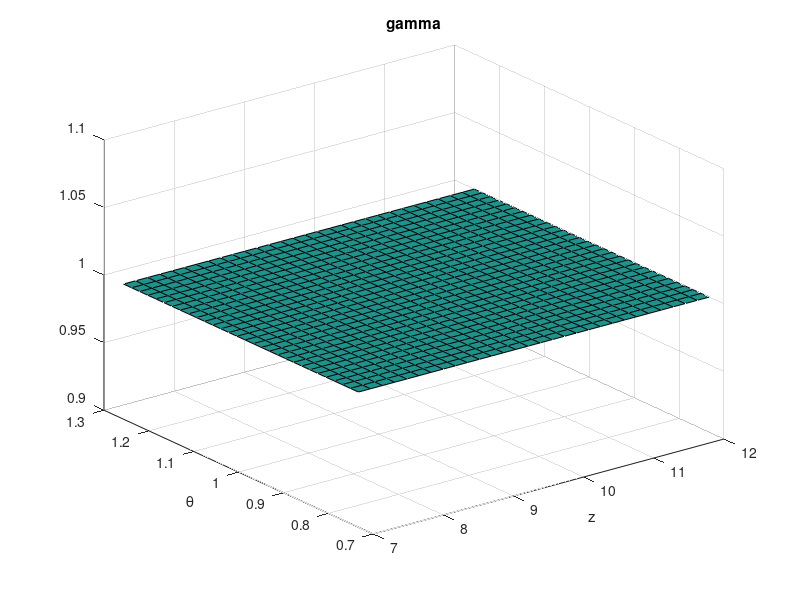
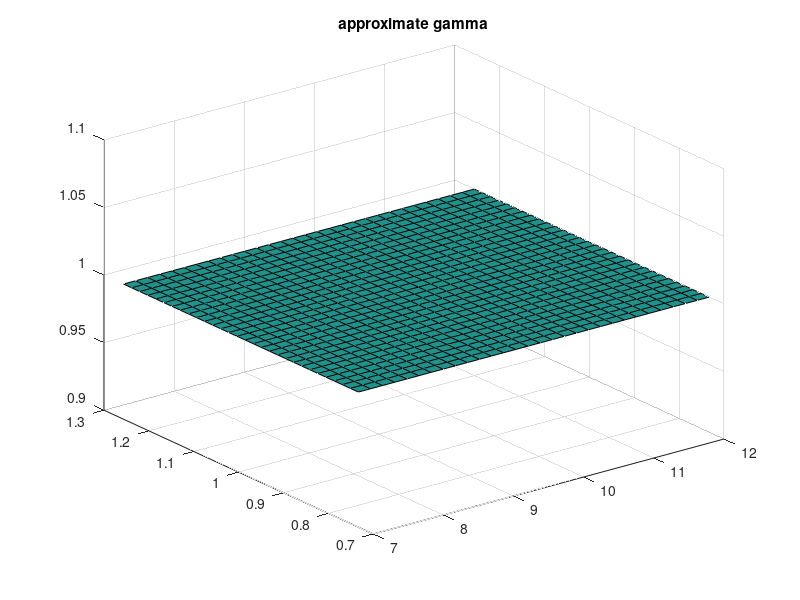
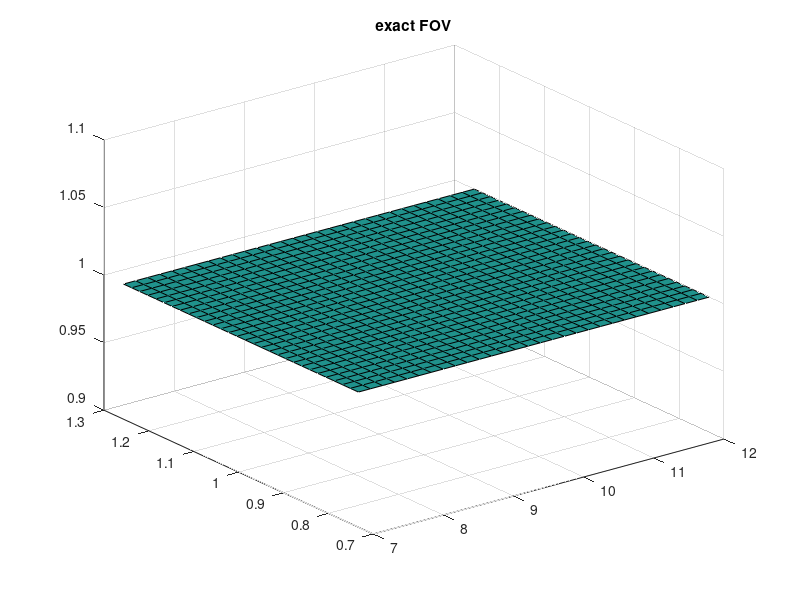

Write the MATLAB code that produced these figures, in order.
% % test the update law of KF during the debug of Planner
% var_P1 = zeros(2,2,N+1);
% P_pred1 = zeros(2,2,N);
% K1 = zeros(2,2,N);
% var_P1(:,:,1) = this.P;%eye(2);
% A1 = [1 0; 0 1];
% Q1 = [1 0; 0 1];
% for ii = 1:N
%     P_pred1(:,:,ii) = A1*var_P1(:,:,ii)*A1'+Q1;
%     K1(:,:,ii) = P_pred1(:,:,ii)*var_C'/(var_C*P_pred1(:,:,ii)*var_C'+var_R/delta^2);
%     var_P1(:,:,ii+1) = P_pred1(:,:,ii)-K1(:,:,ii)*var_C*P_pred1(:,:,ii);
% end

% % draw 1/1+ax^2
% x = linspace(-5,5,100);
% y = zeros(1,length(x));
% a = [0.1,0.5,1];
% figure
% for jj = 1:length(a)
%     for ii = 1:length(x)    
%         y(ii) = 1/(1+a(jj)*abs(x(ii)));
%     end
%     hold on
%     plot(x,y)
% end

%% test ekf
%{
xg = [10;10]; % target position
xs = [15;15]; % sensor position
f = @(x) x;
h = @(x) x-xs;
del_f = @(x) eye(2);
del_h = @(x) eye(2);
Q = 0.01*eye(2);
R = 5*eye(2);
x = xg+[6;7];
P = 100*eye(2);
y = xg-xs;
for ii = 1:50
[x_next,P_next,x_pred,P_pred] = ekf(f,Q,h,R,y,del_f,del_h,x,P);
x = x_next;
P = P_next;
end
%}

%% visualize FOV
%{
figure
l = a(1,:);
m = b(1);

xlim([0,100])
ylim([0,100])
for xx = 0:100
    for yy = 0:100
        if (l*[xx;yy]-m <= 0) && (a(2,:)*[xx;yy]-b(2) <= 0)
            plot(xx,yy,'markers',5,'MarkerFaceColor','b','Marker','*')
            hold on
%             drawnow
        end
    end
end
%}

% visualize bell-shaped function
%{
figure('Position', [500 50 800 700])
l = linspace(-pi,pi,100);
x0 = 0;
t = linspace(-5,5,100);
m = zeros(length(l),length(t));
theta_ref1 = 0;
theta0 = pi/3;
for ff = 1:length(l)
    for gg = 1:length(t)
        m(ff,gg) = 1/(1+(t(gg)-x0)^2)*1/(1+exp(10*(-cos(l(ff)-theta_ref1)+cos(theta0))));
    end
end
% figure
surf(l,t,m)
set(gca,'fontsize',30);
xlabel('Angle','FontSize',30)
ylabel('Distace','FontSize',30)
zlabel('Function Value','FontSize',30)
title('Approximate Function for \gamma_k')
box on
%}

%%% draw plot
%{
figure('WindowStyle','normal','Position', [500 50 800 700])
hold on
idx = 50;
hdl1 = plot(rbt.traj(1,1:idx+1),rbt.traj(2,1:idx+1),'r','LineWidth',2,'markers',1);
% set(hdl1,'MarkerFaceColor','r');
% set(hdl1,'MarkerEdgeColor','r');
set(hdl1,'Color','r');
set(hdl1,'LineStyle','-');
set(hdl1,'Marker','o');
% set(hdl1, 'Position', [600 700 300 300])


hdl2 = plot(fld.target.traj(1,1:idx+1),fld.target.traj(2,1:idx+1),'LineWidth',2,'markers',1);
% set(hdl2,'MarkerFaceColor','b');
% set(hdl2,'MarkerEdgeColor','b');%
set(hdl2,'Color','b');
set(hdl2,'LineStyle','-');
set(hdl2,'Marker','*');


% hdl3 = plot(rbt.est_pos_hist(1,:),rbt.est_pos_hist(2,:),'g','markers',3);
% set(hdl3,'MarkerFaceColor','g');
% set(hdl3,'MarkerEdgeColor','g');
% set(hdl3,'Color','g');
% %     set(hdl2,'LineStyle','-');
% set(hdl3,'Marker','s');

% add legend
[~,hdl4] = legend('robot','target');%,'estimated target')
textobj = findobj(hdl4,'type','text');
set(textobj,'fontsize',20);

% draw FOV
a1 = rbt.traj(3,idx+1)-rbt.theta0;  % A random direction
a2 = rbt.traj(3,idx+1)+rbt.theta0;
t = linspace(a1,a2,50);
x0 = rbt.traj(1,idx+1);
y0 = rbt.traj(2,idx+1);
x1 = rbt.traj(1,idx+1) + rbt.r*cos(t);
y1 = rbt.traj(2,idx+1) + rbt.r*sin(t);
plot([x0,x1,x0],[y0,y1,y0],'--','LineWidth',2,'color',[0 .5 0])

% draw uncertainty
t2 = linspace(0,2*pi,50);
r2 = sqrt(rbt.P_hist(1,2*idx-1));
x2 = rbt.est_pos_hist(1,idx) + r2*cos(t2);
y2 = rbt.est_pos_hist(2,idx) + r2*sin(t2);
plot(x2,y2,'b-.','LineWidth',2)

% change font
set(gca,'fontsize',30);
xlabel('X','FontSize',30);
ylabel('Y','FontSize',30);

title(sprintf('Step %d',idx))
xlim([fld.fld_cor(1),fld.fld_cor(2)]);
ylim([fld.fld_cor(3),fld.fld_cor(4)]);
box on
% axis equal
%}

%% test the sigmoid function
%{
x0 = 0;
k = [0.1,0.5,1,2,5,10];
x = -5:0.1:5;
figure 
hold on
for ii = 1:length(k)
    y = 1./(1+exp((k(ii)*(x-x0))));
    plot(x,y)
end
%}

%% test the cvx planning result
% for jjj = 1:this.gmm_num
%     for iii = 1:N
%         value((P(2*jjj-1:2*jjj,2*iii+1:2*iii+2)-P_pred(2*jjj-1:2*jjj,2*iii-1:2*iii)))*gamma_den...
%             == -gamma_num*Kref(2*jjj-1:2*jjj,2*iii-1:2*iii)*C*value(P_pred(2*jjj-1:2*jjj,2*iii-1:2*iii))    
%     end
% end
% 
% for iii = 1:N
%     for jjj = 1:this.gmm_num
%         display(cond(value(P(2*jjj-1:2*jjj,2*iii+1:2*iii+2))))
%     end
% end

% % check how yalmip interpret LMI (in a wrong way as the elementwise inequality)
% clear
% A = sdpvar(4,2);
% B = cell(2,1);
% B{1} = sdpvar(2,2);
% B{2} = sdpvar(2,2);
% t = sdpvar(2,1);
% x = sdpvar(4,1);
% y = x(1:2,1);
% % constr = [[A(1:2,:) y;y' 1] >= 0, A(1,2) == -0.1, x>=0];
% % constr = [constr, [A(3:4,:) y;y' 1] >= 0, A(1,2) == -0.1, x>=0];
% constr = [[B{1} x(1:2,1);x(1:2,1)' t(1,1)] >= 0, x>=0];
% constr = [constr, [B{2} x(3:4,1);x(3:4,1)' t(2,1)] >= 0, t>=0];
% obj = sum(x)+sum(t);
% opt = sdpsettings('solver','mosek','verbose',3,'debug',1,'showprogress',1);
% sol1 = optimize(constr,obj,opt);

% % check the computed value of P
% for jjj = 1:this.gmm_num
%     for iii = 1:N+1
%         display(value(P{jjj,iii}))
%     end
% end

% % find a MWE to show the problem in recognizaing LMI constraints
% clear
% num = 1;
% N = 1;
% 
% % define variables
% x = sdpvar(2*num,N+1,'full');
% t = sdpvar(num*num,N+1); % dummy variable for LMI
% 
% P = cell(num,N+1);
% for ii = 1:N+1
%     for jj = 1:num
%         P{jj,ii} = sdpvar(2,2,'full'); % a set of 2-by-2 symmetric matrices
%     end
% end
% 
% % objective
% obj = sum(sum(t));
% 
% % constraints
% % epigraph
% constr = [t>=0];
% 
% for ii = 1:N+1
%     for jj = 1:num
%         constr = [constr,[P{jj,ii} >= 0]:'psd of P']; % a set of 2-by-2 symmetric matrices
%     end
% end
% 
% for ii = 1:N
%     for jj = 1:num
%         tmp = 0;
%         for ll = 1:num
%             % LMI
%             constr = [constr,[[P{ll,ii+1} x(2*jj-1:2*jj,ii+1)-x(2*ll-1:2*ll,ii+1);
%                 (x(2*jj-1:2*jj,ii+1)-x(2*ll-1:2*ll,ii+1))' t(num*(jj-1)+ll,ii+1)]>=0]:'LMI'];
%         end
%     end
% end
% % intentionally add this constraint to show, via the optimization result,
% % that LMI is interpreted as something else
% constr = [constr, P{1,1}(2,1) == -1, P{1,1}(1,2) == -1];
% 
% opt = sdpsettings('solver','mosek','verbose',3,'debug',1,'showprogress',1);
% sol = optimize(constr,obj,opt);

%% test what composes variables in Ipopt
%{
% robot state and control
N = 3;
gmm_num = 3;
wt = [1 1 1]; 
z = sdpvar(4,N+1,'full'); % robot state
u = sdpvar(2,N,'full'); % robot control
% estimation
x = sdpvar(2*gmm_num,N+1,'full'); % target mean
%             P = sdpvar(2*this.gmm_num,2*(N+1),'full'); % a set of 2-by-2 symmetric matrices
%             P = sdpvar(2*this.gmm_num,2*(N+1)); % a set of 2-by-2 symmetric matrices
P = cell(gmm_num,N+1);
for ii = 1:N+1
    for jj = 1:gmm_num
        P{jj,ii} = sdpvar(2,2,'full'); % a set of 2-by-2 symmetric matrices
    end
end

% auxiliary variable
%             tmp_M = sdpvar(2,2,'full');
%             K = sdpvar(2*this.gmm_num,2*N,'full');
K = sdpvar(2*gmm_num,2*N,'full');
%             phi = sdpvar(2,2,'full');
%             tmp1 = sdpvar(2,N,'full');

%             % debug purpose
%             x_pred = sdpvar(2*this.gmm_num,N,'full');
% %             P_pred = sdpvar(2*this.gmm_num,2*N,'full');
% %             P_pred = sdpvar(2*this.gmm_num,2*N);
%             P_pred = cell(this.gmm_num,N);
%             for ii = 1:N
%                 for jj = 1:this.gmm_num
%                     P_pred{jj,ii} = sdpvar(2,2,'full'); % a set of 2-by-2 symmetric matrices
%                 end
%             end

zref = [];
uref = [];
%             while (1)

% obj
obj = 0;%P(1,1,N+1)+P(2,2,N+1); % trace of last covariance
for ii = 1:N
    for jj = 1:gmm_num
        w = exp(-(x(2*jj-1:2*jj,ii+1)...
            -x(2*ll-1:2*ll,ii+1))'*(x(2*jj-1:2*jj,ii+1)-x(2*ll-1:2*ll,ii+1))/2);
        obj = obj+w;
    end
end
% for ii = 1:N
%     for jj = 1:gmm_num
%         tmp = 0;
%         for ll = 1:gmm_num
%             % obj uses the 0-order approximation
%             %%% I assume that the covariance does not change
%             %%% for now, which is the simplification. Will
%             %%% change this later after making program work.
%             if ll == jj
%                 tmp = tmp+wt(ll);
%             else
%                 tmp = tmp+wt(ll)*exp(-(x(2*jj-1:2*jj,ii+1)...
%                     -x(2*ll-1:2*ll,ii+1))'*(x(2*jj-1:2*jj,ii+1)-x(2*ll-1:2*ll,ii+1))/2);
%             end
%         end
%         obj = obj-wt(jj)*log(tmp); % missing term: 1/2*E((x-mu)^T*g''(mu)*(x-mu))
%     end
% end

constr = [x>=0];
opt = sdpsettings('solver','ipopt','verbose',3,'debug',1,'showprogress',1);
sol1 = optimize(constr,obj,opt);
%}

%% check what is going wrong in cvxPlanner
%{
% compute the values by using the reference values

% variables used for testing
zt = zeros(4,N+1);
ut = zeros(2,N);
xt = zeros(2*this.gmm_num,N+1);
Pt = zeros(2,2,this.gmm_num,N+1);
x_predt = zeros(2*this.gmm_num,N);
P_predt = zeros(2,2,this.gmm_num,N);

t = cell(this.gmm_num*this.gmm_num,N+1);

% initial value
zt(:,1) = this.state;
xt(:,1) = this.est_pos(:);
for jj = 1:this.gmm_num
    Pt(:,:,jj,1) = this.P{jj};
end

% constraints on the go
for ii = 1:N
    % robot state
    zt(:,ii+1) = zt(:,ii)+...
        [zt(4,ii)*cos(zref(3,ii))-zref(4,ii)*sin(zref(3,ii))*(zt(3,ii)-zref(3,ii));
        zt(4,ii)*sin(zref(3,ii))+zref(4,ii)*cos(zref(3,ii))*(zt(3,ii)-zref(3,ii));
        ut(:,ii)]*dt;
    
    gamma_den = 1; %1+exp(alp*(sum((tmp_mean-z(1:2,ii+1)).^2)-this.r^2));
    % 1+sum((tmp_mean-z(1:2,ii+1)).^2);
    gamma_num = 1;
    
    % target prediction
    for jj = 1:this.gmm_num
        A = del_f(xt(2*jj-1:2*jj,ii));       
        C = del_h(xref(2*jj-1:2*jj,ii),zref(1:2,ii));
        
        % mean
        x_predt(2*jj-1:2*jj,ii) = f(xt(2*jj-1:2*jj,ii));
        % covariance
        P_predt(:,:,jj,ii) = A*Pt(:,:,jj,ii)*A'+Q;
      
        % mean
        xt(2*jj-1:2*jj,ii+1) = x_predt(2*jj-1:2*jj,ii);
        % covariance
        Pt(:,:,jj,ii+1)...
            = P_predt(:,:,jj,ii)-gamma_num/gamma_den*Kref(2*jj-1:2*jj,2*ii-1:2*ii)*C*P_predt(:,:,jj,ii);       
    end
end

% possible error is that -0 and 0. now only constrain the upper triangle
% elements in equality constraint.
% badly scaled problem is also a cause of problem: Pt is too small compared
% to xt_ll-xt_jj

cvx_begin sdp
variable tt(this.gmm_num*this.gmm_num,N)
variable PPt(3,3,this.gmm_num,this.gmm_num,N) nonnegative
minimize sum(tt(:))
tt(:) >= 0;
for ii = 1:3%N
    for jj = 1:3%this.gmm_num
        for ll = 1:3%this.gmm_num
%             tt(this.gmm_num*(jj-1)+ll,ii) >=...
%                 (xt(2*jj-1:2*jj,ii+1)-xt(2*ll-1:2*ll,ii+1))'/Pt(:,:,ll,ii+1)*(xt(2*jj-1:2*jj,ii+1)-xt(2*ll-1:2*ll,ii+1));
            triu(PPt(:,:,jj,ll,ii)) == ...
            triu([Pt(:,:,ll,ii+1) (xt(2*jj-1:2*jj,ii+1)-xt(2*ll-1:2*ll,ii+1))/10;
                (xt(2*jj-1:2*jj,ii+1)-xt(2*ll-1:2*ll,ii+1))'/10 tt(this.gmm_num*(jj-1)+ll,ii)]);
        end
    end
end
cvx_end
%}

%% compare the linearization and original result of the bell-shaped sensor
clear
% model parameters
alp1 = 10;
alp2 = 10;
alp3 = 10;

theta0 = pi/3;
r = 20;
tar_pos = [20;20]; 

% reference value for linearization
z_ref = [10;10];
theta_ref = pi/3;

%%% resume from here 4/18/17
% define sensor model
% determine if the target is in sensor FOV
inFOV = @(z,theta,tar_pos) ([sin(theta-theta0),-cos(theta-theta0)]*(tar_pos-z) <= 0) &&...
    ([-sin(theta+theta0),cos(theta+theta0)]*(tar_pos-z) <= 0)...
                && (norm(tar_pos-z) <= r);       
% gamma
gam_den1 = @(z,x0,alp) 1+exp(alp*(sum((x0-z).^2)-r^2));
gam_den2 = @(z,x0,theta,alp) 1+exp(alp*[sin(theta-theta0),-cos(theta-theta0)]*(x0-z));
gam_den3 = @(z,x0,theta,alp) 1+exp(alp*[-sin(theta+theta0),cos(theta+theta0)]*(x0-z));
gam_den = @(z,theta,x0,alp1,alp2,alp3) gam_den1(z,x0,alp1)*gam_den2(z,x0,theta,alp2)*gam_den3(z,x0,theta,alp3);
% exact model
gam = @(z,theta,x0,alp1,alp2,alp3) 1/gam_den(z,theta,x0,alp1,alp2,alp3);
% gradient
gam_den1_grad = @(z,x0,alp)  [(gam_den1(z,x0,alp)-1)*alp*(z-x0);0];
gam_den2_grad = @(z,x0,theta,alp)  (gam_den2(z,x0,theta,alp)-1)*alp*[-sin(theta-theta0);cos(theta-theta0);[cos(theta-theta0),sin(theta-theta0)]*(x0-z)];
gam_den3_grad = @(z,x0,theta,alp)  (gam_den3(z,x0,theta,alp)-1)*alp*[sin(theta+theta0);-cos(theta+theta0);[cos(theta+theta0),sin(theta+theta0)]*(z-x0)];
gam_grad = @(z,theta,x0,alp1,alp2,alp3) -(gam_den1_grad(z,x0,alp1)*gam_den2(z,x0,theta,alp2)*gam_den3(z,x0,theta,alp3)+...
    gam_den1(z,x0,alp1)*gam_den2_grad(z,x0,theta,alp2)*gam_den3(z,x0,theta,alp3)+...
    gam_den1(z,x0,alp1)*gam_den2(z,x0,theta,alp2)*gam_den3_grad(z,x0,theta,alp3))/...
    (gam_den1(z,x0,alp1)*gam_den2(z,x0,theta,alp2)*gam_den3(z,x0,theta,alp3))^2;
% linearized model
gam_aprx = @(z,theta,x0,z_ref,theta_ref,alp1,alp2,alp3) gam(z_ref,theta_ref,x0,alp1,alp2,alp3)...
    +gam_grad(z_ref,theta_ref,x0,alp1,alp2,alp3)'*[z-z_ref;theta-theta_ref];

% test set. in the vinicity of reference value
theta_set = linspace(theta_ref*0.7,theta_ref*1.2,30);
z_set = [linspace(z_ref(1)*0.7,z_ref(1)*1.2,30);linspace(z_ref(2)*0.5,z_ref(2)*1.2,30)];

% compare the computed gamma, gamma_aprx, inFOV
v = zeros(length(theta_set),length(z_set)); % computed using gam
v_aprx = zeros(length(theta_set),length(z_set)); % computed using gam_aprx
v_fov = zeros(length(theta_set),length(z_set)); % computed using inFOV

for ff = 1:length(theta_set)
    for gg = 1:size(z_set,2)
        v(ff,gg) = gam(z_set(:,gg),theta_set(ff),tar_pos,alp1,alp2,alp3);
        v_aprx(ff,gg) = gam_aprx(z_set(:,gg),theta_set(ff),tar_pos,z_ref,theta_ref,alp1,alp2,alp3);
        v_fov(ff,gg) = inFOV(z_set(:,gg),theta_set(ff),tar_pos);
    end
end 
v_diff1 = v-v_aprx;
v_diff2 = v-v_fov;
v_diff3 = v_aprx-v_fov;

figure(1)
surf(z_set(1,:),theta_set,v)
title('gamma')
xlabel('z')
ylabel('\theta')
figure(2)
surf(z_set(1,:),theta_set,v_aprx)
title('approximate gamma')
figure(3)
surf(z_set(1,:),theta_set,v_fov)
title('exact FOV')

